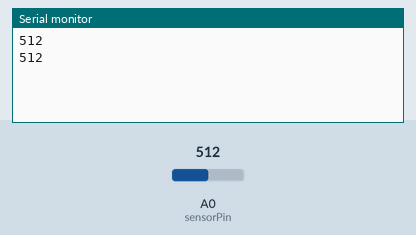
Bench run of a sketch on a simulated Arduino Uno, built with avr-gcc and run on an emulated ATmega328P. On the bench: the last lines printed to the serial monitor. The inputs (shaded band) are chosen by the test bench; at power-on: A0 (sensorPin) = 512.

Above: at 5.8 s.
5.9 s: A0 (sensorPin) set to 716
At 10.5 s:
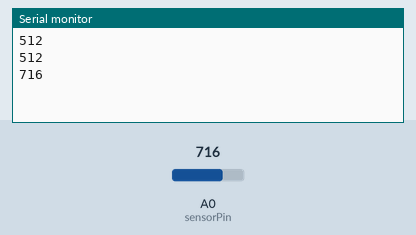
11.9 s: A0 (sensorPin) set to 900
At 15.5 s:
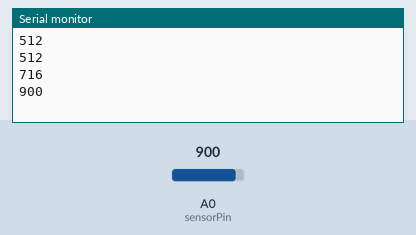
Timing chart, 0 to 17.0 s (numbered marks = the images above; inputs shaded):
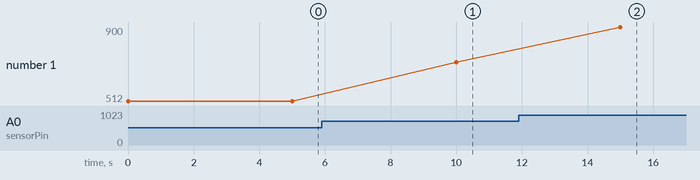

The sketch:

Photocell.ino
```cpp
int sensorPin = A0;    // select the input pin for the potentiometer
int sensorValue = 0;  // variable to store the value coming from the sensor

void setup() {
  pinMode(sensorPin, INPUT);
  Serial.begin(9600);
}

void loop() {
  sensorValue = analogRead(sensorPin);
  Serial.println(sensorValue);
  delay(5000);
}
```

Measured:
- after the input at 5.9 s, the serial monitor: prints a new line after 4.1 s (image 1)
- after the input at 11.9 s, the serial monitor: prints a new line after 3.1 s (image 2)
- plotted number 1: 512 → 716 after the input at 5.9 s, 716 → 900 after the input at 11.9 s
